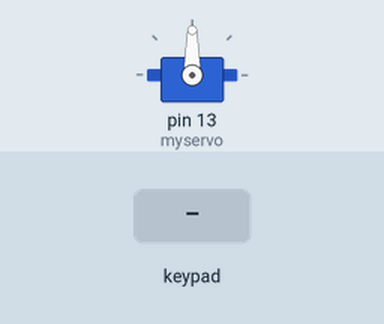
The sketch below on a simulated Arduino Mega 2560, built with avr-gcc and run on an emulated ATmega2560. Shown: servo. The test bench sets the inputs (shaded band).

Above: at 1.2 s.
1.3 s: key '=' pressed
At 1.9 s:
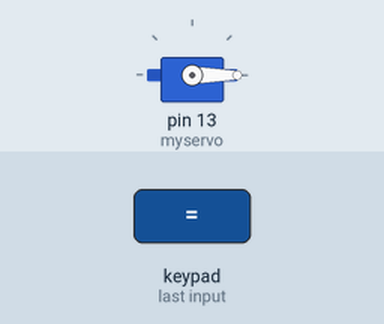
2.8 s: keypad keys 7 + 5 = pressed 0.4 s apart
At 5.1 s:
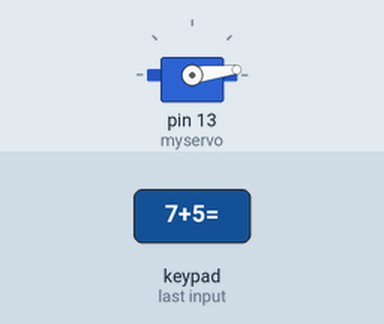
5.9 s: keypad keys 9 - 4 = pressed 0.4 s apart
At 7.5 s:
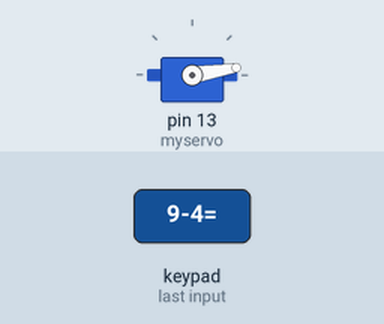
Timing chart, 0 to 9.0 s (numbered marks = the images above; inputs shaded):
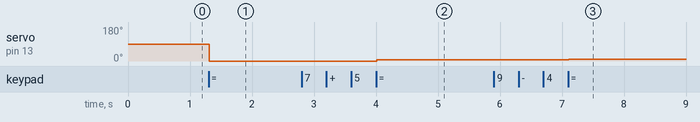

Measured:
- after the input at 1.3 s, servo on pin 13 (myservo): 90° → 0° at once
- after the input at 2.8 s, servo on pin 13 (myservo): 0° → 7° after 1.2 s
- after the input at 5.9 s, servo on pin 13 (myservo): 7° → 9° after 1.2 s

The sketch:

2.ino
```cpp
#include <Keypad.h>
#include <Servo.h>

const byte ROWS = 4;
const byte COLS = 4;
char keys[ROWS][COLS] = {
  {'7', '8', '9', '/'},
  {'4', '5', '6', '*'},
  {'1', '2', '3', '-'},
  {'C', '0', '=', '+'}
};
byte rowPins[ROWS] = {23, 25, 27, 29};
byte colPins[COLS] = {31, 33, 35, 37};

Keypad keypad = Keypad( makeKeymap(keys), rowPins, colPins, ROWS, COLS );
Servo myservo;
int pos = 0;
void setup() {
  Serial3.begin(9600);
  myservo.attach(13);
}
String snum ;
int num ;
void loop() {
  char key = keypad.getKey();

  if (key) {
    if (key == '=') {
      if (isValid(snum.toInt()))
        myservo.write(snum.toInt());
      delay(20);
      snum = "";
    } else if (key == 'C') {
      snum = "";
    } else {
      snum += key;
    }
  }
}
bool isValid(int num) {
  if (num <= 180 && num >= 0) {
    Serial3.print(num);
    Serial3.println(" :Valid data");
    return true ;
  }
  else {
    Serial3.print(num);
    Serial3.println(" :Invalid data");
    return false ;
  }
}
```
